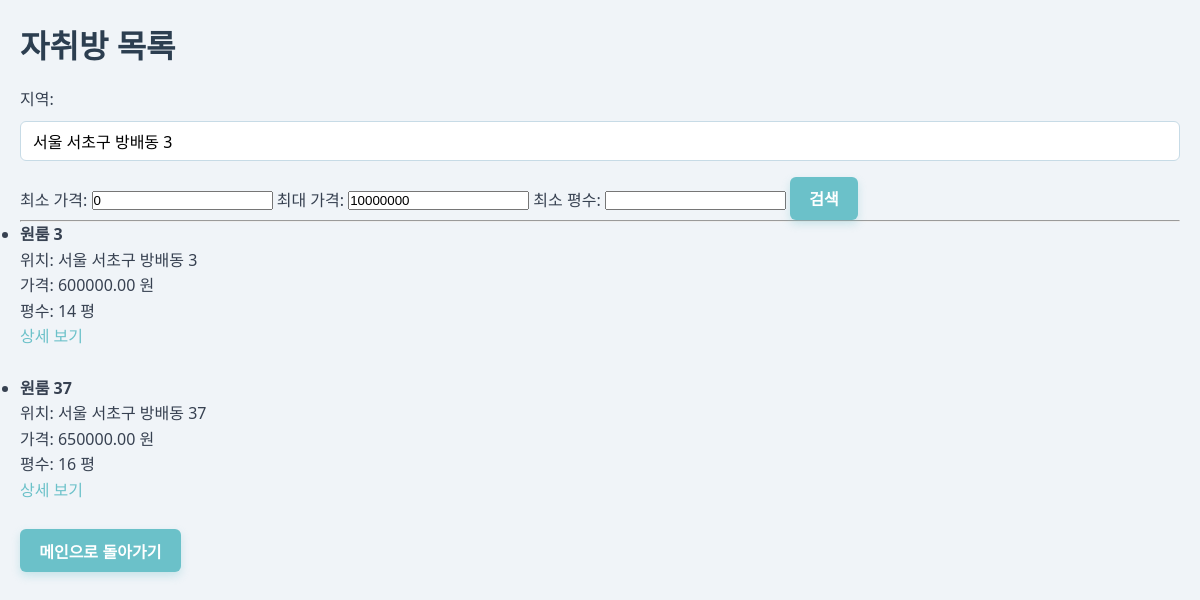
The app's page /living_Room/rooms_list.php?location=서울 서초구 방배동 3 with its own data.
### tables this page shows
CREATE TABLE Room (
    room_id INT AUTO_INCREMENT PRIMARY KEY,                      
    user_id INT NOT NULL,                                        
    room_name VARCHAR(100) NOT NULL,                             
    location VARCHAR(255),                                       
    price DECIMAL(10, 2),                                        
    size FLOAT,                                                  
    image_path TEXT,                                             
    created_at DATETIME DEFAULT CURRENT_TIMESTAMP,               
    description TEXT,                                            
    FOREIGN KEY (user_id) REFERENCES User(user_id) ON DELETE CASCADE  
);

### living_Room/rooms_list.php (the view, shortened to what this page needs)
<?php
include 'db.php';
$location = $_GET['location'] ?? '';
$min_price = $_GET['min_price'] ?? 0;
$max_price = $_GET['max_price'] ?? 10000000;
$size = $_GET['size'] ?? '';
$sql = "SELECT * FROM Room WHERE price BETWEEN ? AND ?";
$params = [$min_price, $max_price];
$types = "ii";
if (!empty($location)) {
    $sql .= " AND location LIKE ?";
    $params[] = "%$location%";
    $types .= "s";
}
$stmt = $conn->prepare($sql);
$stmt->bind_param($types, ...$params);
$stmt->execute();
$result = $stmt->get_result();
?>
<!DOCTYPE html>
<html lang="ko">
<head>
    <link rel="stylesheet" href="css/main.css">
</head>
<body>
<h1>자취방 목록</h1>
<form method="get" action="">
    지역: <input type="text" name="location" value="<?php echo htmlspecialchars($location); ?>">
    최소 가격: <input type="number" name="min_price" value="<?php echo htmlspecialchars($min_price); ?>">
    최대 가격: <input type="number" name="max_price" value="<?php echo htmlspecialchars($max_price); ?>">
    최소 평수: <input type="number" step="1" name="size" value="<?php echo htmlspecialchars($size); ?>">
    <button type="submit">검색</button>
</form>
<hr>
<?php if ($result->num_rows > 0): ?>
    <ul>
    <?php while ($row = $result->fetch_assoc()): ?>
        <li>
            <strong><?php echo htmlspecialchars($row['room_name']); ?></strong><br>
            위치: <?php echo htmlspecialchars($row['location']); ?><br>
            가격: <?php echo htmlspecialchars($row['price']); ?> 원<br>
            평수: <?php echo htmlspecialchars($row['size']); ?> 평<br>
            <a href="room_detail.php?room_id=<?php echo $row['room_id']; ?>">상세 보기</a>
        </li><br>
    <?php endwhile; ?>
    </ul>
<?php else: ?>
    <p>검색 결과가 없습니다.</p>
<?php endif; ?>
<p>
    <a href="main.html">
    <button type="button">메인으로 돌아가기</button>
    </a>
</p>
</body>
</html>

### living_Room/css/main.css (style rules this page uses)
* { margin: 0; padding: 0; box-sizing: border-box; }
body { font-family: 'Segoe UI', Tahoma, Geneva, Verdana, sans-serif; background-color: #f0f4f8; color: #374151; line-height: 1.6; padding: 20px; }
h1, h2, h3 { margin-bottom: 1rem; color: #2c3e50; font-weight: 700; }
button, .btn { display: inline-block; padding: 0.6rem 1.2rem; background-color: #6bc1c9; border: none; color: white; font-size: 1rem; border-radius: 6px; cursor: pointer; font-weight: 600; box-shadow: 0 4px 8px rgba(107, 193, 201, 0.3); transition: background-color 0.3s ease, box-shadow 0.3s ease; }
input[type="text"], input[type="email"], input[type="password"], textarea, select { width: 100%; padding: 0.5rem 0.75rem; margin: 0.5rem 0 1rem 0; border: 1.5px solid #c7dbe6; border-radius: 6px; font-size: 1rem; font-family: inherit; transition: border-color 0.3s ease; }
a { color: #6bc1c9; text-decoration: none; transition: color 0.3s ease; }

### records on screen
room: room_name "원룸 3", location "서울 서초구 방배동 3", price "600000.00", size "14"
room: room_name "원룸 37", location "서울 서초구 방배동 37", price "650000.00", size "16"
